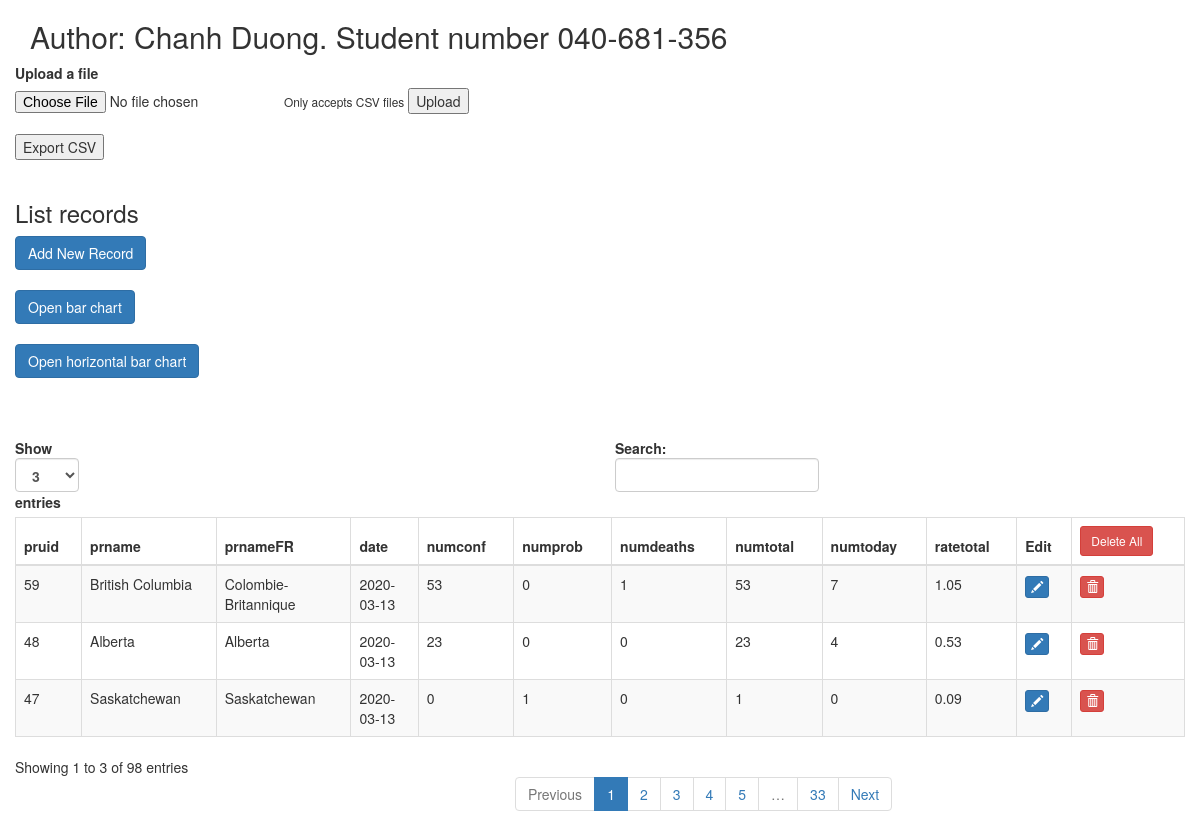
The page /csvapp/list/ on the database its author committed.
### csvapp/models.py (models this page shows, shortened)
class Record(models.Model):
    pruid = models.IntegerField()
    prname = models.CharField(max_length=150)
    prnameFR = models.CharField(max_length=150)
    date = models.DateField(null=True)
    numconf = models.IntegerField()
    numprob = models.IntegerField()
    numdeaths = models.IntegerField()
    numtotal = models.IntegerField()
    numtoday = models.IntegerField()
    ratetotal = models.FloatField()

### csvapp/views.py (the view, shortened to what this page needs)
# urls.py: path('list/', views.record_list, name='record_list'),
def record_list(request):
    records = Record.objects.all()
    context = {'records': records}
    prompt = {'order': 'Order of the CSV should be pruid, prname, prnameFR, date, numconf, numprob, numdeaths, numtotal, numtoday, ratetotal'}
    if request.method == "GET":
        return render(request, 'csvapp/record_list.html', context)

### csvapp/templates/csvapp/record_list.html (shortened to what this page needs)
{% extends 'csvapp/base.html'%} {% block content%}
  <form action="" method="POST" enctype="multipart/form-data">
    <label for="file1"> Upload a file</label>
    <input type="file" id="file1" name="file" />
    <small id="small">Only accepts CSV files</small>
    <button type="submit">Upload</button>
  </form>
<br />
<form
  action="{% url 'record_download' %}"
>
  <input type="submit" value="Export CSV" />
</form>
<br />
  <h3>List records</h3>
  <a href="{% url 'record_insert' %}" class="btn btn-primary">Add New Record</a>
  <a href="{% url 'bar_chart' %}" class="btn btn-primary">Open bar chart</a>
  <a href="{% url 'horizontal_bar_chart' %}" class="btn btn-primary">Open horizontal bar chart</a>
  <div class="table-responsive-sm">
    <table
      id="bootstrapdatatable"
      class="table table-striped table-bordered"
      width="100%"
    >
      <thead>
        <th>pruid</th>
        <th>prname</th>
        <th>prnameFR</th>
        <th>date</th>
        <th>numconf</th>
        <th>numprob</th>
        <th>numdeaths</th>
        <th>numtotal</th>
        <th>numtoday</th>
        <th>ratetotal</th>
        <th>Edit</th>
        <th>
          <a
            href="{% url 'record_delete_all' %}"
            class="btn btn-sm btn-danger"
          >Delete All</a>
        </th>
      </thead>
      <tbody>
        {% for record in records %}
        <tr>
          <td>{{record.pruid}}</td>
          <td>{{record.prname}}</td>
          <td>{{record.prnameFR}}</td>
          <td>{{record.date|date:'Y-m-d'}}</td>
          <td>{{record.numconf}}</td>
          <td>{{record.numprob}}</td>
          <td>{{record.numdeaths}}</td>
          <td>{{record.numtotal}}</td>
          <td>{{record.numtoday}}</td>
          <td>{{record.ratetotal}}</td>
          <td>
            <p data-placement="top"  title="Edit">
              <a
                href="{% url 'record_update' record.id %}"
                class="btn btn-primary btn-xs"
                ><span class="glyphicon glyphicon-pencil"></span>
              </a>
            </p>
          </td>
          <td>
            <p data-placement="top"  title="Delete">
              <a
                href="{% url 'record_delete' record.id %}"
                class="btn btn-danger btn-xs"
                ><span class="glyphicon glyphicon-trash"></span
              ></a>
            </p>
          </td>
        </tr>
        {% endfor %}
      </tbody>
    </table>
  </div>
{% endblock content %}

### csvapp/templates/csvapp/base.html (shortened to what this page needs)
<!DOCTYPE html>
<html lang="en">
  <head>
    <link
      href="http://maxcdn.bootstrapcdn.com/bootstrap/3.3.0/css/bootstrap.min.css"
      rel="stylesheet"
      id="bootstrap-css"
    />
    {% load static %}
  <body>
    <div class="container">
      <h2>Author: Chanh Duong. Student number 040-681-356</h2>
      <div class="row">{% block content %}{% endblock %}</div>
    </div>
  </body>
</html>

### csvapp/templates/csvapp/base.html (style rules this page uses)
#file1 { display: inline; }
th { width: 1%; white-space: nowrap; }
table.dataTable thead .sorting::after, table.dataTable thead .sorting_asc::after { display:none; }
table.dataTable thead .sorting_desc::after { display:none; }
table.dataTable thead .sorting { background-image: url(https://datatables.net/media/images/sort_both.png); background-repeat: no-repeat; background-position: center right; }
table.dataTable thead .sorting_desc { background-image: url(https://datatables.net/media/images/sort_desc.png); background-repeat: no-repeat; background-position: center right; }

### rows shown on the page
Record: pruid "59", prname "British Columbia", prnameFR "Colombie-Britannique", date "2020-03-13", numconf "53", numprob "0", numdeaths "1", numtotal "53", numtoday "7", ratetotal "1.05"
Record: pruid "48", prname "Alberta", prnameFR "Alberta", date "2020-03-13", numconf "23", numprob "0", numdeaths "0", numtotal "23", numtoday "4", ratetotal "0.53"
Record: pruid "47", prname "Saskatchewan", prnameFR "Saskatchewan", date "2020-03-13", numconf "0", numprob "1", numdeaths "0", numtotal "1", numtoday "0", ratetotal "0.09"
